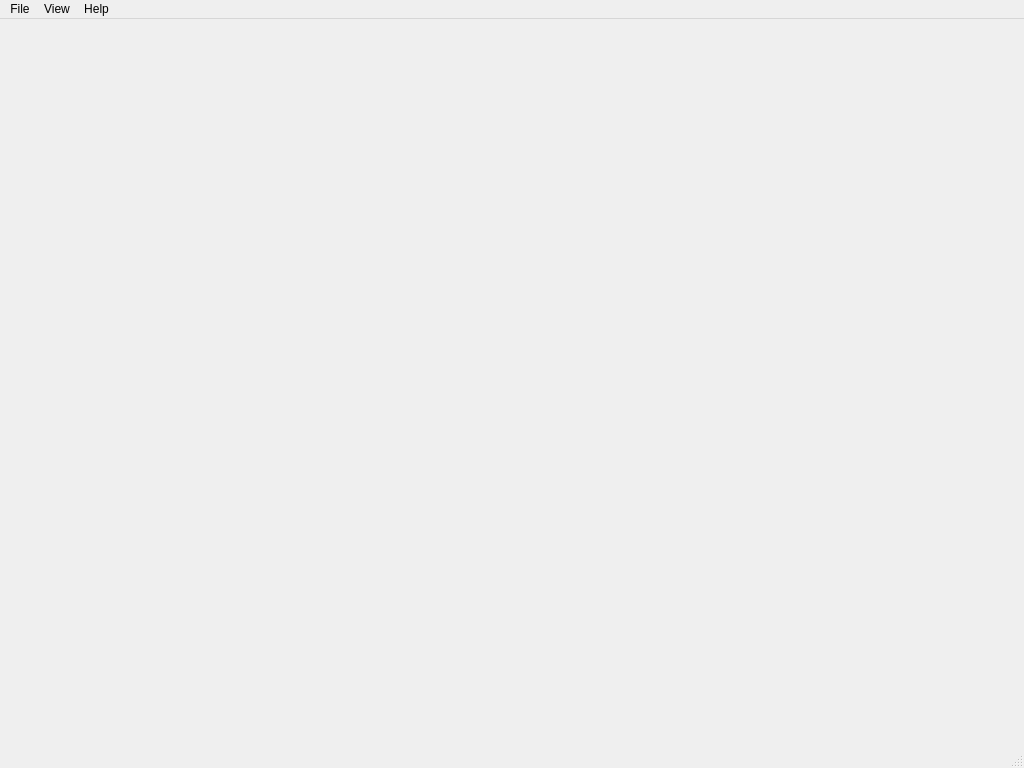
<?xml version="1.0" encoding="UTF-8"?>
<ui version="4.0">
    <class>SMMainWindow</class>
    <widget class="QMainWindow" name="SMMainWindow">
        <property name="geometry">
            <rect>
                <x>0</x>
                <y>0</y>
                <width>1024</width>
                <height>768</height>
            </rect>
        </property>
        <property name="windowTitle">
            <string>SourceMonitor (OS)</string>
        </property>
        <widget class="QWidget" name="centralwidget"/>
        <widget class="QMenuBar" name="menubar">
            <property name="geometry">
                <rect>
                    <x>0</x>
                    <y>0</y>
                    <width>1024</width>
                    <height>21</height>
                </rect>
            </property>
            <widget class="QMenu" name="menuSourceMonitorOS">
                <property name="title">
                    <string>File</string>
                </property>
                <addaction name="actionNew_Project"/>
                <addaction name="actionOpen_Project"/>
                <addaction name="separator"/>
                <addaction name="actionOptions"/>
                <addaction name="separator"/>
                <addaction name="actionPrint_Setup"/>
                <addaction name="separator"/>
                <addaction name="actionExit"/>
            </widget>
            <widget class="QMenu" name="menuView">
                <property name="title">
                    <string>View</string>
                </property>
                <addaction name="actionToolbar"/>
                <addaction name="actionStatus"/>
                <addaction name="separator"/>
                <addaction name="actionView_log_file"/>
            </widget>
            <widget class="QMenu" name="menuHelp">
                <property name="title">
                    <string>Help</string>
                </property>
                <addaction name="actionHelp_Topics"/>
                <addaction name="actionContext_Help"/>
                <addaction name="separator"/>
                <addaction name="actionCheck_SourceMonitor_Update"/>
                <addaction name="separator"/>
                <addaction name="actionView_License"/>
                <addaction name="actionAbout_SourceMonitor"/>
            </widget>
            <addaction name="menuSourceMonitorOS"/>
            <addaction name="menuView"/>
            <addaction name="menuHelp"/>
        </widget>
        <widget class="QStatusBar" name="statusbar"/>
        <action name="actionNew_Project">
            <property name="text">
                <string>New Project</string>
            </property>
            <property name="shortcut">
                <string>Ctrl+N</string>
            </property>
        </action>
        <action name="actionOpen_Project">
            <property name="text">
                <string>Open Project</string>
            </property>
            <property name="shortcut">
                <string>Ctrl+O</string>
            </property>
        </action>
        <action name="actionOptions">
            <property name="text">
                <string>Options</string>
            </property>
        </action>
        <action name="actionPrint_Setup">
            <property name="text">
                <string>Print Setup</string>
            </property>
        </action>
        <action name="actionExit">
            <property name="text">
                <string>Exit</string>
            </property>
        </action>
        <action name="actionToolbar">
            <property name="checkable">
                <bool>true</bool>
            </property>
            <property name="text">
                <string>Toolbar</string>
            </property>
        </action>
        <action name="actionStatus">
            <property name="checkable">
                <bool>true</bool>
            </property>
            <property name="text">
                <string>Status</string>
            </property>
        </action>
        <action name="actionView_log_file">
            <property name="text">
                <string>View log file</string>
            </property>
        </action>
        <action name="actionHelp_Topics">
            <property name="text">
                <string>Help Topics</string>
            </property>
        </action>
        <action name="actionContext_Help">
            <property name="text">
                <string>Context Help</string>
            </property>
        </action>
        <action name="actionCheck_SourceMonitor_Update">
            <property name="text">
                <string>Check for SourceMonitorOS Update</string>
            </property>
        </action>
        <action name="actionView_License">
            <property name="text">
                <string>View License</string>
            </property>
        </action>
        <action name="actionAbout_SourceMonitor">
            <property name="text">
                <string>About SourceMonitor</string>
            </property>
        </action>
    </widget>
    <resources/>
    <connections/>
</ui>
